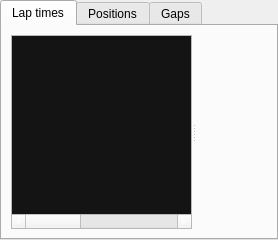
    <widget class="QTabWidget" name="raceTabWidget">
     <property name="enabled">
      <bool>true</bool>
     </property>
     <property name="currentIndex">
      <number>0</number>
     </property>
     <widget class="QWidget" name="layout">
      <attribute name="title">
       <string>Lap times</string>
      </attribute>
      <layout class="QHBoxLayout" name="horizontalLayout">
       <item>
        <widget class="QSplitter" name="splitter">
         <property name="sizePolicy">
          <sizepolicy hsizetype="Preferred" vsizetype="Preferred">
           <horstretch>0</horstretch>
           <verstretch>0</verstretch>
          </sizepolicy>
         </property>
         <property name="orientation">
          <enum>Qt::Horizontal</enum>
         </property>
         <property name="opaqueResize">
          <bool>true</bool>
         </property>
         <property name="childrenCollapsible">
          <bool>true</bool>
         </property>
         <widget class="QTableWidget" name="lapTimeTableWidget">
          <property name="sizePolicy">
           <sizepolicy hsizetype="Expanding" vsizetype="Minimum">
            <horstretch>0</horstretch>
            <verstretch>0</verstretch>
           </sizepolicy>
          </property>
          <property name="minimumSize">
           <size>
            <width>0</width>
            <height>0</height>
           </size>
          </property>
          <property name="maximumSize">
           <size>
            <width>16777215</width>
            <height>16777215</height>
           </size>
          </property>
          <property name="palette">
           <palette>
            <active>
             <colorrole role="WindowText">
              <brush brushstyle="SolidPattern">
               <color alpha="255">
                <red>255</red>
                <green>255</green>
                <blue>255</blue>
               </color>
              </brush>
             </colorrole>
             <colorrole role="Text">
              <brush brushstyle="SolidPattern">
               <color alpha="255">
                <red>255</red>
                <green>255</green>
                <blue>255</blue>
               </color>
              </brush>
             </colorrole>
             <colorrole role="Base">
              <brush brushstyle="SolidPattern">
               <color alpha="255">
                <red>20</red>
                <green>20</green>
                <blue>20</blue>
               </color>
              </brush>
             </colorrole>
             <colorrole role="Highlight">
              <brush brushstyle="SolidPattern">
               <color alpha="255">
                <red>73</red>
                <green>73</green>
                <blue>73</blue>
               </color>
              </brush>
             </colorrole>
             <colorrole role="AlternateBase">
              <brush brushstyle="SolidPattern">
               <color alpha="255">
                <red>27</red>
                <green>27</green>
                <blue>27</blue>
               </color>
              </brush>
             </colorrole>
            </active>
            <inactive>
             <colorrole role="WindowText">
              <brush brushstyle="SolidPattern">
               <color alpha="255">
                <red>255</red>
                <green>255</green>
                <blue>255</blue>
               </color>
              </brush>
             </colorrole>
             <colorrole role="Text">
              <brush brushstyle="SolidPattern">
               <color alpha="255">
                <red>255</red>
                <green>255</green>
                <blue>255</blue>
               </color>
              </brush>
             </colorrole>
             <colorrole role="Base">
              <brush brushstyle="SolidPattern">
               <color alpha="255">
                <red>20</red>
                <green>20</green>
                <blue>20</blue>
               </color>
              </brush>
             </colorrole>
             <colorrole role="Highlight">
              <brush brushstyle="SolidPattern">
               <color alpha="255">
                <red>73</red>
                <green>73</green>
                <blue>73</blue>
               </color>
              </brush>
             </colorrole>
             <colorrole role="AlternateBase">
              <brush brushstyle="SolidPattern">
               <color alpha="255">
                <red>27</red>
                <green>27</green>
                <blue>27</blue>
               </color>
              </brush>
             </colorrole>
            </inactive>
            <disabled>
             <colorrole role="WindowText">
              <brush brushstyle="SolidPattern">
               <color alpha="255">
                <red>130</red>
                <green>130</green>
                <blue>130</blue>
               </color>
              </brush>
             </colorrole>
             <colorrole role="Text">
              <brush brushstyle="SolidPattern">
               <color alpha="255">
                <red>130</red>
                <green>130</green>
                <blue>130</blue>
               </color>
              </brush>
             </colorrole>
             <colorrole role="Base">
              <brush brushstyle="SolidPattern">
               <color alpha="255">
                <red>240</red>
                <green>240</green>
                <blue>240</blue>
               </color>
              </brush>
             </colorrole>
             <colorrole role="Highlight">
              <brush brushstyle="SolidPattern">
               <color alpha="255">
                <red>175</red>
                <green>175</green>
                <blue>175</blue>
               </color>
              </brush>
             </colorrole>
             <colorrole role="AlternateBase">
              <brush brushstyle="SolidPattern">
               <color alpha="255">
                <red>27</red>
                <green>27</green>
                <blue>27</blue>
               </color>
              </brush>
             </colorrole>
            </disabled>
           </palette>
          </property>
          <property name="font">
           <font>
            <family>Arial</family>
            <pointsize>10</pointsize>
            <weight>75</weight>
            <bold>true</bold>
           </font>
          </property>
          <property name="editTriggers">
           <set>QAbstractItemView::NoEditTriggers</set>
          </property>
          <property name="alternatingRowColors">
           <bool>true</bool>
          </property>
          <property name="selectionMode">
           <enum>QAbstractItemView::ExtendedSelection</enum>
          </property>
          <property name="verticalScrollMode">
           <enum>QAbstractItemView::ScrollPerPixel</enum>
          </property>
          <property name="horizontalScrollMode">
           <enum>QAbstractItemView::ScrollPerPixel</enum>
          </property>
          <property name="showGrid">
           <bool>false</bool>
          </property>
          <attribute name="horizontalHeaderVisible">
           <bool>false</bool>
          </attribute>
          <attribute name="horizontalHeaderStretchLastSection">
           <bool>false</bool>
          </attribute>
          <attribute name="verticalHeaderVisible">
           <bool>false</bool>
          </attribute>
          <attribute name="verticalHeaderStretchLastSection">
           <bool>false</bool>
          </attribute>
          <column>
           <property name="text">
            <string/>
           </property>
          </column>
          <column>
           <property name="text">
            <string/>
           </property>
          </column>
          <column>
           <property name="text">
            <string/>
           </property>
          </column>
          <column>
           <property name="text">
            <string/>
           </property>
          </column>
          <column>
           <property name="text">
            <string/>
           </property>
          </column>
         </widget>
         <widget class="SessionLapTimesChart" name="sessionLapTimesChart" native="true">
          <property name="sizePolicy">
           <sizepolicy hsizetype="Expanding" vsizetype="Expanding">
            <horstretch>0</horstretch>
            <verstretch>0</verstretch>
           </sizepolicy>
          </property>
          <property name="minimumSize">
           <size>
            <width>0</width>
            <height>0</height>
           </size>
          </property>
         </widget>
        </widget>
       </item>
      </layout>
     </widget>
     <widget class="QWidget" name="layout_2">
      <attribute name="title">
       <string>Positions</string>
      </attribute>
      <layout class="QVBoxLayout" name="verticalLayout_2">
       <item>
        <widget class="SessionPositionsChart" name="sessionPositionsChart" native="true"/>
       </item>
      </layout>
     </widget>
     <widget class="QWidget" name="layout_3">
      <attribute name="title">
       <string>Gaps</string>
      </attribute>
      <layout class="QVBoxLayout" name="verticalLayout_3">
       <item>
        <widget class="SessionGapsChart" name="sessionGapsChart" native="true"/>
       </item>
      </layout>
     </widget>
    </widget>
